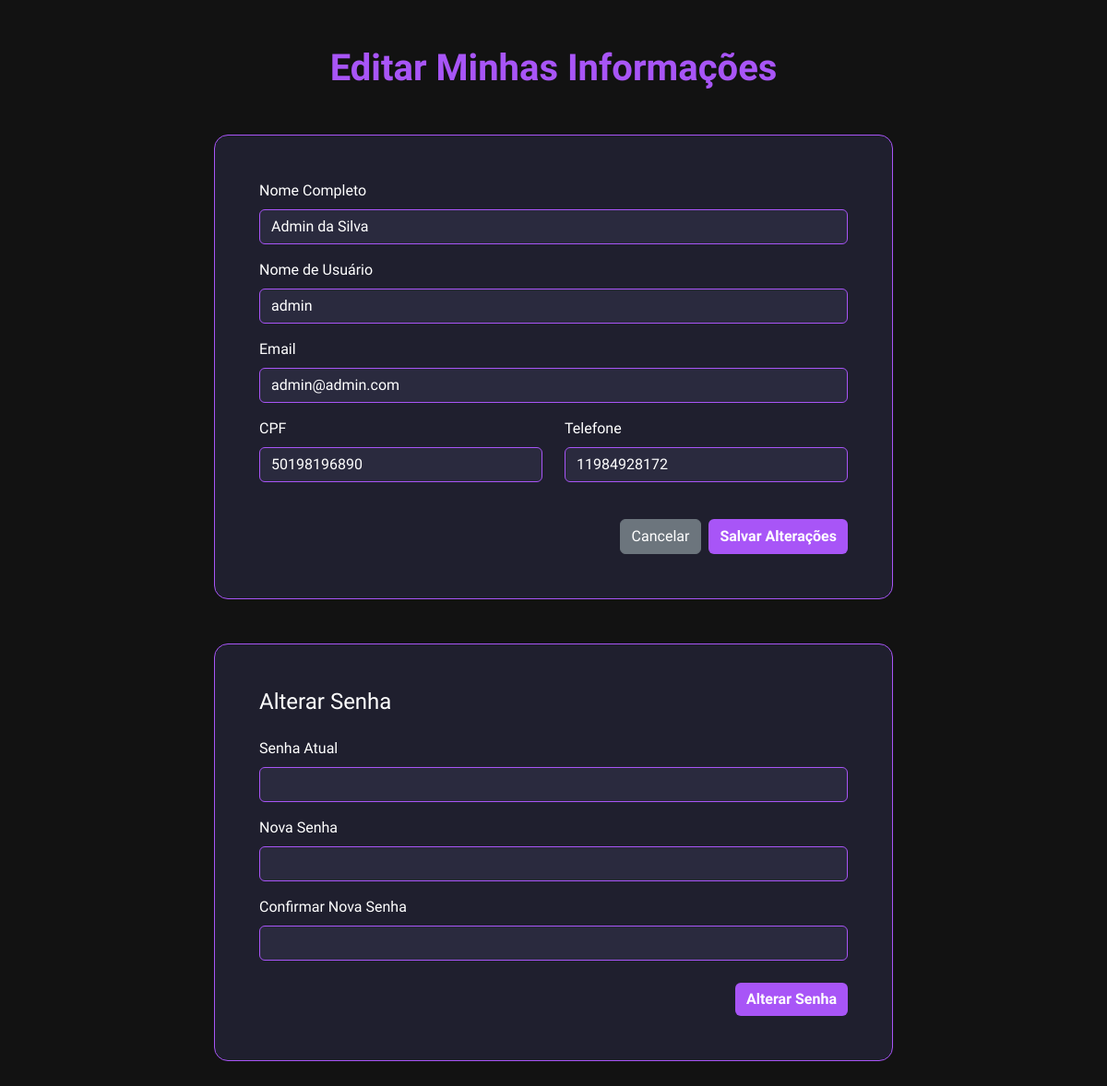
The app's page /app/views/usuario/editarUsuarioViews.php (signed in) with its own data.
### tables this page shows
CREATE TABLE `usuario` (
  `usuario_id` int NOT NULL AUTO_INCREMENT,
  `usuario_email` varchar(255) NOT NULL,
  `usuario_nome` varchar(255) NOT NULL,
  `usuario_user` varchar(255) NOT NULL,
  `usuario_cpf` varchar(15) NOT NULL,
  `usuario_tel` varchar(14) NOT NULL,
  `usuario_senha` varchar(255) NOT NULL,
  `usuario_tipo` tinyint(1) NOT NULL,
  `usuario_data_cadastro` timestamp NOT NULL DEFAULT CURRENT_TIMESTAMP,
  PRIMARY KEY (`usuario_id`)
);

### app/views/usuario/editarUsuarioViews.php (the view, shortened to what this page needs)
<?php
require_once '../../config/database.php';
$usuario_id = $_SESSION['usuario_id'];
$stmt = $conn->prepare("SELECT usuario_nome, usuario_user, usuario_email, usuario_cpf, usuario_tel FROM usuario WHERE usuario_id = ?");
$stmt->bind_param("i", $usuario_id);
$stmt->execute();
$usuario = $stmt->get_result()->fetch_assoc();
?>
<!DOCTYPE html>
<html lang="pt-br">
<head>
    <link href="https://cdn.jsdelivr.net/npm/bootstrap@5.3.3/dist/css/bootstrap.min.css" rel="stylesheet">
    <link href="https://cdn.jsdelivr.net/npm/bootstrap-icons@1.10.5/font/bootstrap-icons.css" rel="stylesheet">
</head>
<body>
<main class="container" style="padding-top: 50px; padding-bottom: 80px;">
    <div class="row justify-content-center">
        <div class="col-lg-8">
            <h2 class="section-title text-center mb-5">Editar Minhas Informações</h2>
            <div class="card-dados p-4 p-md-5 mb-5">
                <form action="../../controllers/UsuarioController.php" method="POST">
                    <div class="mb-3">
                        <label for="nome" class="form-label">Nome Completo</label>
                        <input type="text" class="form-control form-control-dark" id="nome" name="nome" value="<?php echo htmlspecialchars($usuario['usuario_nome']); ?>" required>
                    </div>
                    <div class="mb-3">
                        <label for="usuario_user" class="form-label">Nome de Usuário</label>
                        <input type="text" class="form-control form-control-dark" id="usuario_user" name="usuario_user" value="<?php echo htmlspecialchars($usuario['usuario_user']); ?>" required>
                    </div>
                    <div class="mb-3">
                        <label for="email" class="form-label">Email</label>
                        <input type="email" class="form-control form-control-dark" id="email" name="email" value="<?php echo htmlspecialchars($usuario['usuario_email']); ?>" required>
                    </div>
                    <div class="row">
                        <div class="col-md-6 mb-3"><label for="cpf" class="form-label">CPF</label><input type="text" class="form-control form-control-dark" id="cpf" name="cpf" value="<?php echo htmlspecialchars($usuario['usuario_cpf']); ?>" required></div>
                        <div class="col-md-6 mb-3"><label for="telefone" class="form-label">Telefone</label><input type="tel" class="form-control form-control-dark" id="telefone" name="telefone" value="<?php echo htmlspecialchars($usuario['usuario_tel']); ?>" required></div>
                    </div>
                    <div class="d-flex justify-content-end gap-2 mt-4">
                        <a href="meus_dados.php" class="btn btn-secondary">Cancelar</a>
                        <button type="submit" class="btn btn-purple">Salvar Alterações</button>
                    </div>
                </form>
            </div>
            <div class="card-dados p-4 p-md-5">
                <h4 class="mb-4">Alterar Senha</h4>
                <form action="../../controllers/UsuarioController.php" method="POST">
                    <div class="mb-3">
                        <label for="senha_atual" class="form-label">Senha Atual</label>
                        <input type="password" class="form-control form-control-dark" id="senha_atual" name="senha_atual" required>
                    </div>
                    <div class="mb-3">
                        <label for="nova_senha" class="form-label">Nova Senha</label>
                        <input type="password" class="form-control form-control-dark" id="nova_senha" name="nova_senha" required>
                    </div>
                    <div class="mb-3">
                        <label for="confirma_nova_senha" class="form-label">Confirmar Nova Senha</label>
                        <input type="password" class="form-control form-control-dark" id="confirma_nova_senha" name="confirma_nova_senha" required>
                    </div>
                    <div class="d-flex justify-content-end gap-2 mt-4">
                        <button type="submit" class="btn btn-purple">Alterar Senha</button>
                    </div>
                </form>
            </div>
        </div>
    </div>
</main>
</body>
</html>

### app/views/usuario/editarUsuarioViews.php (style rules this page uses)
:root { --cor-fundo: #121212; --cor-fundo-card: #1f1f2e; --cor-texto: #fff; --cor-primaria: #a855f7; --cor-secundaria: #eab308; }
body { font-family: 'Barlow Condensed', sans-serif; background-color: var(--cor-fundo); color: var(--cor-texto); }
.section-title { font-size: 2.5rem; color: var(--cor-primaria); font-weight: bold; }
.card-dados { background-color: var(--cor-fundo-card); border: 1px solid var(--cor-primaria); border-radius: 15px; }
.form-control-dark { background-color: #2a2a3e; color: #fff; border: 1px solid var(--cor-primaria); }
.btn-purple { background-color: var(--cor-primaria); color: white; border: none; font-weight: bold; }

### records on screen
usuario: nome "Admin da Silva", usuario_user "admin", email "admin@admin.com", cpf "50198196890", telefone "11984928172"
